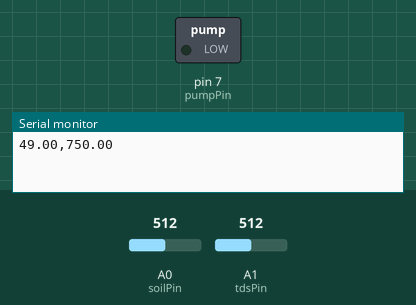
Bench run of a sketch on a simulated Arduino Uno, built with avr-gcc and run on an emulated ATmega328P. Parts: switched loads named in the sketch (green lamp = pin HIGH), the last lines printed to the serial monitor. The test bench sets the inputs (shaded band); at power-on: A0 (soilPin) = 512, A1 (tdsPin) = 512.

Above: at 1.2 s.
1.3 s: A0 (soilPin) set to 654
3.4 s: A0 (soilPin) set to 675
At 5.5 s:
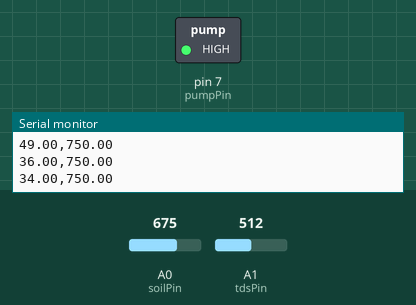
5.8 s: A0 (soilPin) set to 511
At 7.3 s:
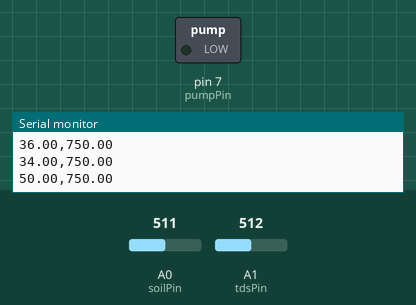
7.9 s: A0 (soilPin) set to 716
At 8.9 s:
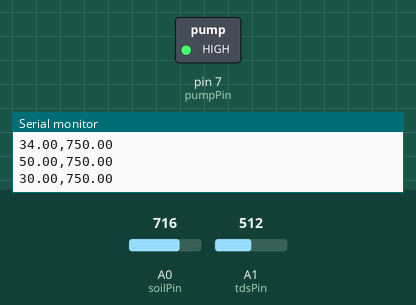
Timing chart, 0 to 10.9 s (numbered marks = the images above; inputs shaded):
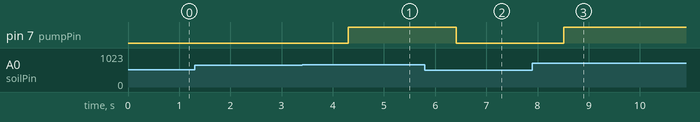

The sketch:

arduino_code.ino
```cpp
//  PINS
const int soilPin = A0;
const int tdsPin = A1;
const int pumpPin = 7;

//  THRESHOLDS
int moistureThreshold = 35;
int tdsThreshold = 800;

void setup() {
  Serial.begin(9600);

  pinMode(pumpPin, OUTPUT);
  digitalWrite(pumpPin, LOW);
}

void loop() {
  //  average reading (10 samples taken)
  long sumTDS = 0;
  for(int i=0; i<10; i++) {
    sumTDS += analogRead(tdsPin);
    delay(10); // small delay between samples
  }
  int tdsValue = sumTDS / 10; // average

  int soilValue = analogRead(soilPin);

  // convert
  float moisture = map(soilValue, 1023, 0, 0, 100);
  float tds = map(tdsValue, 0, 1023, 0, 1500);

  // send data ( more stable )
  Serial.print(moisture);
  Serial.print(",");
  Serial.println(tds);


  // ======  control pump ======
  if (moisture < moistureThreshold || tds > tdsThreshold) {
    digitalWrite(pumpPin, HIGH);  // turn on pump
  } else {
    digitalWrite(pumpPin, LOW);   // turn off pump
  }

  delay(2000);
}
```

Measured:
- the behaviour switches between 664 and 665 on A0 (soilPin) (found by bisection; images 0 and 1)
- after the input at 3.4 s, pin 7 (pumpPin): LOW → HIGH after 0.91 s
- after the input at 5.8 s, pin 7 (pumpPin): HIGH → LOW after 0.61 s
- after the input at 7.9 s, pin 7 (pumpPin): LOW → HIGH after 0.61 s
